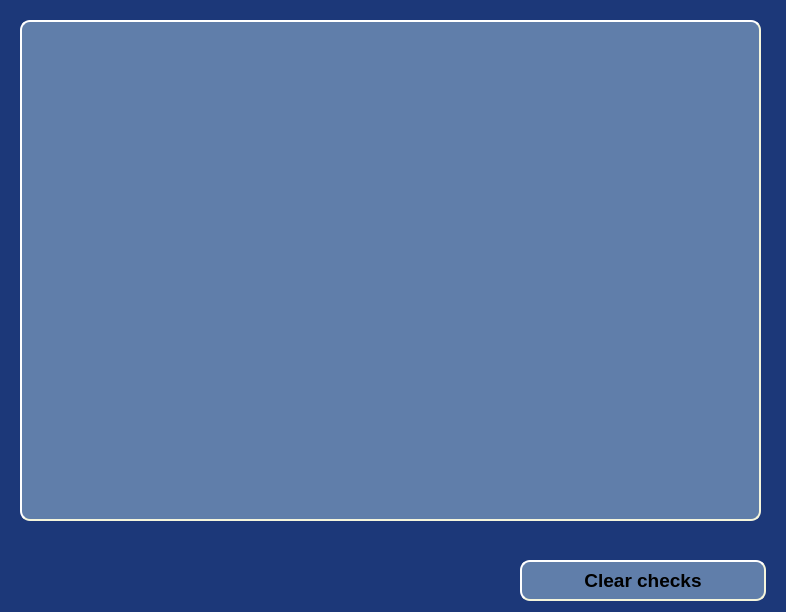
<?xml version="1.0" encoding="UTF-8"?>
<ui version="4.0">
 <class>MainWindow</class>
 <widget class="QMainWindow" name="MainWindow">
  <property name="geometry">
   <rect>
    <x>0</x>
    <y>0</y>
    <width>786</width>
    <height>612</height>
   </rect>
  </property>
  <property name="windowTitle">
   <string>MainWindow</string>
  </property>
  <property name="styleSheet">
   <string notr="true">QWidget{
background-color:#1C3879;
}
QListWidget{
background-color:#607EAA;
border-style:outset;
border-width:2px;
border-radius:10px;
border-color:beige;
margin:10%;
min-width:10em;
padding:6px;
font:14pt;
}
QPushButton{
background-color:#607EAA;
border-style:outset;
border-width:2px;
border-radius:10px;
border-color:beige;
margin-left:10%;
margin-right:10%;
font:bold 14pt;
min-width:10em;
padding:6px;
}

</string>
  </property>
  <widget class="QWidget" name="centralwidget">
   <widget class="QListWidget" name="todo_listWidget">
    <property name="geometry">
     <rect>
      <x>10</x>
      <y>10</y>
      <width>761</width>
      <height>521</height>
     </rect>
    </property>
    <property name="styleSheet">
     <string notr="true">QWidget{
background-color:#1C3879;
}
QListWidget{
background-color:#607EAA;
border-style:outset;
border-width:2px;
border-radius:10px;
border-color:beige;
margin:10%;
min-width:10em;
padding:6px;
font:14pt;
}
QPushButton{
background-color:dark grey;
border-style:outset;
border-width:2px;
border-radius:10px;
border-color:beige;
margin-left:10%;
margin-right:10%;
font:bold 14pt;
min-width:10em;
padding:6px;
}
QProgressBar{
background-color:red;
font: 14px;
}
</string>
    </property>
   </widget>
   <widget class="QPushButton" name="pushButton">
    <property name="geometry">
     <rect>
      <x>510</x>
      <y>560</y>
      <width>266</width>
      <height>41</height>
     </rect>
    </property>
    <property name="text">
     <string>Clear checks</string>
    </property>
   </widget>
  </widget>
 </widget>
 <resources/>
 <connections/>
</ui>
